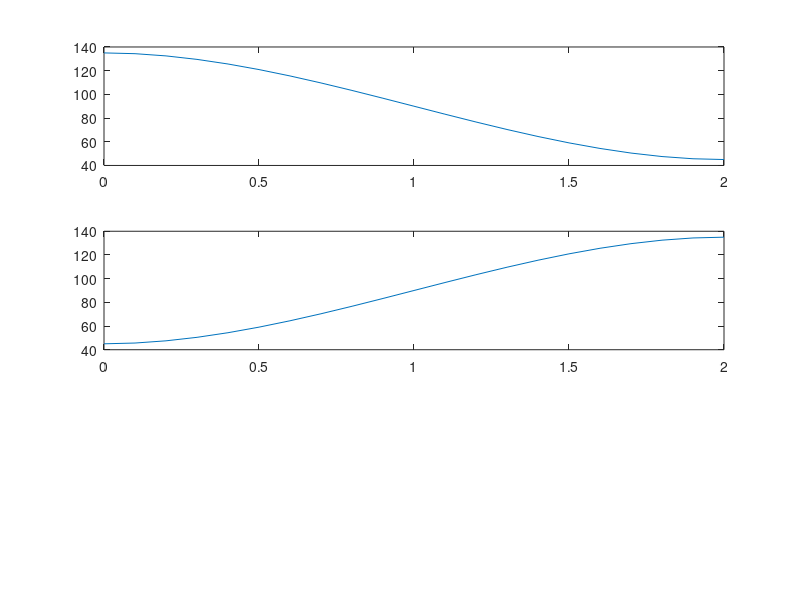
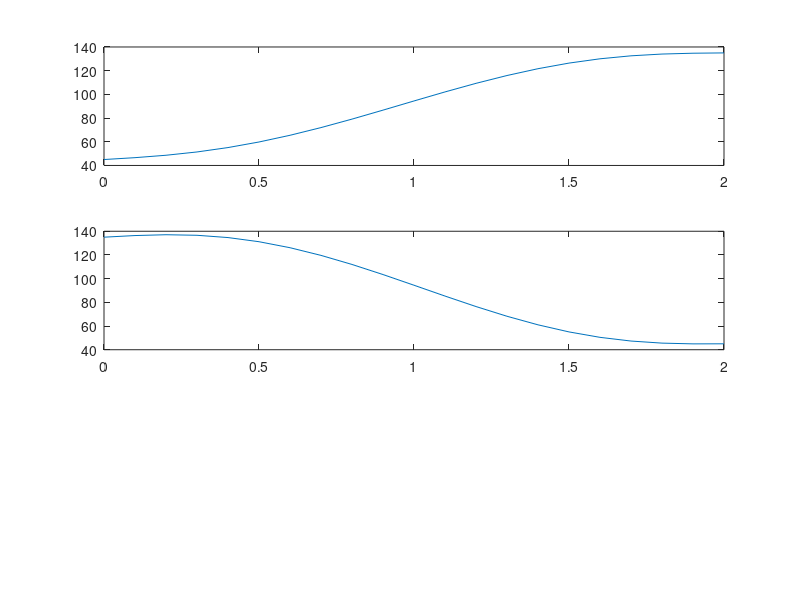

The MATLAB source for these figures, in order:

tf = 2;
t= 0:0.1:tf;
tx = tf: 0.1 : tf+2;

thetaf =45;
theta0 = 135;

thetaf1 = 135;
theta01 = 45;


%% 三次样条135到45
a0 = theta0;
a1 = 0;
a2 = 3/(tf^2)*(thetaf - theta0);
a3 = -2/(tf^3)*(thetaf - theta0);
theta0 = a0 + a1.*(t) +a2.*((t).^2) +a3.*((t).^3);
% t0 = a0 + a1.*(t) +a2.*((t).^2) +a3.*((t).^3);
subplot(3,1,1)
plot(t,theta0);

%% 三次样条45 到 135
a01 = theta01; a11 = 0;
a21 = 3/(tf^2)*(thetaf1 - theta01);
a31 = -2/(tf^3)*(thetaf1 - theta01);
theta1 = a01 + a11.*(t) +a21.*((t).^2) +a31.*((t).^3);
subplot(3,1,2)
plot(t,theta1);

%% 五次样条曲线
thi =45 ;thf =135; 
omegai = 15; omegaf = 2;
acci = 0 ; accf =6;
a0_5 = thi;
a1_5 = omegai; 
a2_5 = acci/2;
a3_5 = (20*thf-20*thi-(8*omegaf+12*omegai)*tf-(3*acci-accf)*(tf^2)) / (2*(tf^3));
a4_5 = (30*thi-30*thf+(14*omegaf+16*omegai)*tf+(3*acci-2*accf)*(tf^2)) / (2*tf^4);
a5_5 = (12*thf - 12*thi - (6*omegaf+6*omegai)*tf-(acci-accf)*(tf^2)) /(2*tf^5);

th0_5 = a0_5 +a1_5.*t +a2_5.*t.^2+ a3_5.*t.^3 + a4_5.*t.^4 + a5_5.*t.^5;
figure (2)
subplot(3,1,1)
plot(t,th0_5);

thi =135 ;thf =45; 
omegai = 15; omegaf = 2;
acci = 0 ; accf =6;
a0_51 = thi;
a1_51 = omegai;
a2_51 = acci/2;
a3_51 = (20*thf-20*thi-(8*omegaf+12*omegai)*tf-(3*acci-accf)*(tf^2)) / (2*(tf^3));
a4_51 = (30*thi-30*thf+(14*omegaf+16*omegai)*tf+(3*acci-2*accf)*(tf^2)) / (2*tf^4);
a5_51 = (12*thf - 12*thi - (6*omegaf+6*omegai)*tf-(acci-accf)*(tf^2)) /(2*tf^5);

th0_51 = a0_51 +a1_51.*t +a2_51.*t.^2+ a3_51.*t.^3 + a4_51.*t.^4 + a5_51.*t.^5;
figure (2)
subplot(3,1,2)
plot(t,th0_51);
